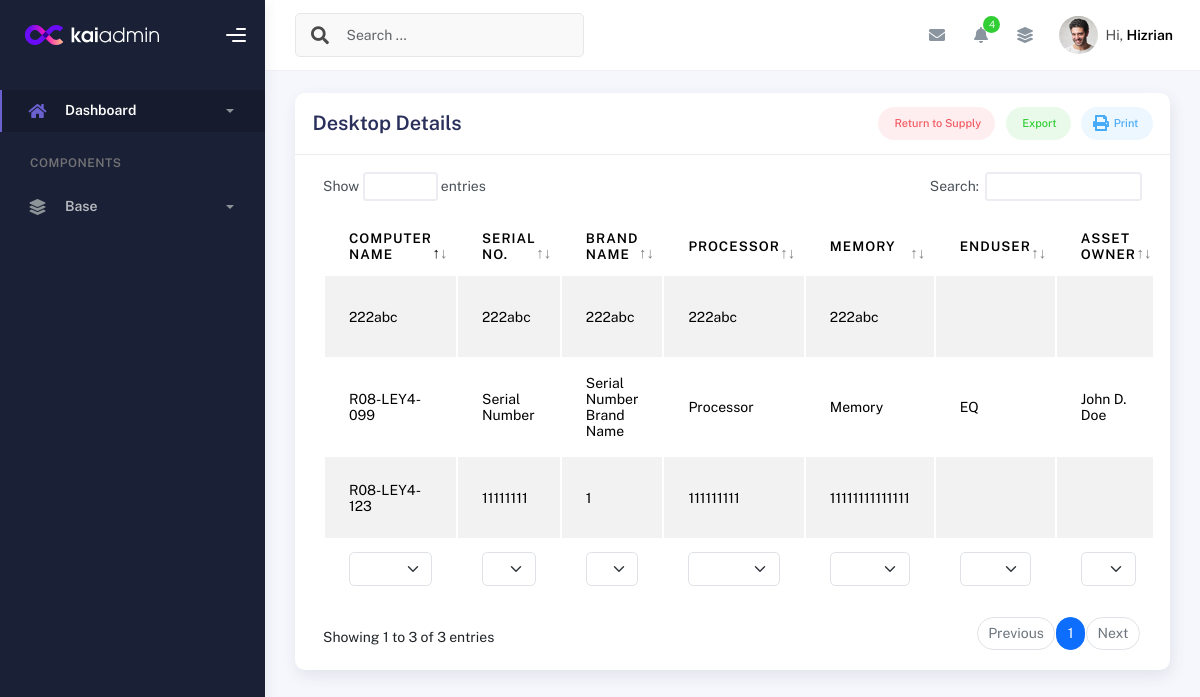
The page /desktop_details/ on the database as committed earlier.
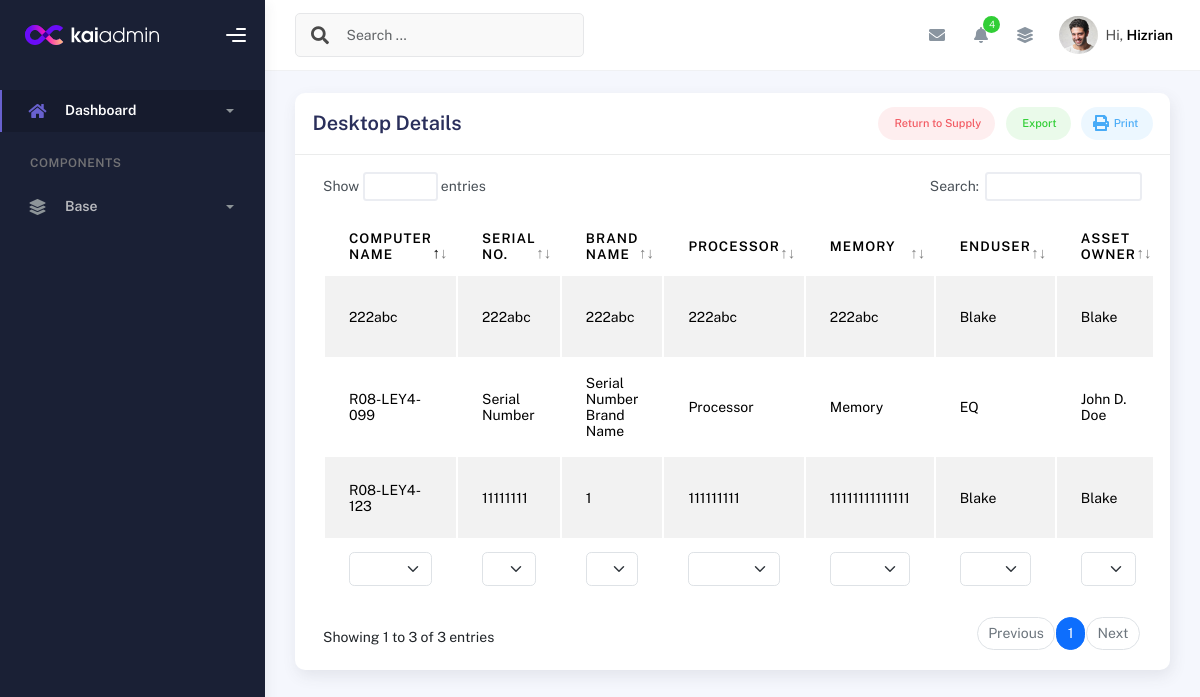
The same page on the database as committed later.
### inventory/models.py (models this page shows, shortened)
class DesktopDetails(models.Model):
    id = models.IntegerField(primary_key=True)  # Allow manual assignment
    desktop_package = models.ForeignKey(Desktop_Package, related_name='desktop_details', on_delete=models.CASCADE)
    serial_no = models.CharField(max_length=255)
    computer_name = models.CharField(max_length=255, unique=True, null=True)
    brand_name = models.CharField(max_length=255)
    model = models.CharField(max_length=255, null=True)
    processor = models.CharField(max_length=33, null=True)
    memory = models.CharField(max_length=100, null=True)
    drive = models.CharField(max_length=332, null=True)
    asset_owner = models.CharField(max_length=255, null=True)
    desktop_Graphics = models.CharField(max_length=100, blank=True, null=True)
    desktop_Graphics_Size = models.CharField(max_length=100, blank=True, null=True)
    desktop_OS = models.CharField(max_length=100, blank=True, null=True)
    desktop_Office = models.CharField(max_length=100, blank=True, null=True)
    desktop_OS_keys = models.CharField(max_length=100, blank=True, null=True)
    desktop_Office_keys = models.CharField(max_length=100, blank=True, null=True)
    is_disposed = models.BooleanField(default=False)  # To indicate if the Desktop is disposed
    created_at = models.DateTimeField(default=timezone.now)  # Date when the desktop was added

class UserDetails(models.Model):
    id = models.IntegerField(primary_key=True)  # Allow manual assignment
    desktop_package_db = models.ForeignKey(Desktop_Package, related_name='user', on_delete=models.CASCADE, null=True)
    user_Asset_owner = models.CharField(max_length=100, blank=True, null=True)
    user_Asset_designation = models.CharField(max_length=100, blank=True, null=True)
    user_Asset_section = models.CharField(max_length=100, blank=True, null=True)
    user_Enduser = models.CharField(max_length=100, blank=True, null=True)
    user_Enduser_designation = models.CharField(max_length=100, blank=True, null=True)
    user_Enduser_section = models.CharField(max_length=100, blank=True, null=True)

### inventory/views.py (the view)
# urls.py: path('desktop_details/', views.desktop_package_base, name='desktop_details'),  # URL pattern for desktop details
def desktop_package_base(request):
    desktop_details = DesktopDetails.objects.all()
    desktops_with_items = []
    for desktop in desktop_details:
        keyboards = KeyboardDetails.objects.filter(desktop_package=desktop.desktop_package, is_disposed=False)
        user = UserDetails.objects.filter(desktop_package_db=desktop.desktop_package)
        desktops_with_items.append({
            'desktop': desktop,
            'keyboards': keyboards,  # This can have multiple entries per desktop
            'user': user
        })
    return render(request, 'desktop_details.html', {
        'desktops_with_items': desktops_with_items,
    })

### templates/desktop_details.html (shortened to what this page needs)
{% extends 'base.html' %}
{% block content %}
<div class="container">
  <div class="page-inner">
    <div class="row">
      <div class="col-md-12">
        <div class="card">
          <div class="card-header">
            <div class="card-head-row">
              <h4 class="card-title">Desktop Details</h4>
              <div class="card-tools">
                <a href="#" class="btn btn-label-danger btn-round btn-sm me-2">
                  Return to Supply
                </a>
                <a href="#" class="btn btn-label-success btn-round btn-sm me-2">
                  Export
                </a>
                <a href="#" class="btn btn-label-info btn-round btn-sm">
                  Print
                </a>
              </div>
            </div>
          </div>
          <div class="card-body">
            <div class="table-responsive">
              <table id="multi-filter-select" class="display table table-striped table-hover">
                <thead>
                  <tr>
                    <th>Computer Name</th>
                    <th>Serial No.</th>
                    <th>Brand Name</th>
                    <th>Processor</th>
                    <th>Memory</th>
                    <th>Enduser</th>
                    <th>Asset Owner</th>
                  </tr>
                </thead>
                <tfoot>
                  <tr>
                    <th>Computer Name</th>
                    <th>Serial No.</th>
                    <th>Model</th>
                    <th>Processor</th>
                    <th>Memory</th>
                    <th>Enduser</th>
                    <th>Asset Owner</th>
                  </tr>
                </tfoot>
                <tbody>
                  <tr>{% for item in desktops_with_items %}
                    <td>{{ item.desktop.computer_name }}</td>
                    <td>{{ item.desktop.serial_no }}</td>
                    <td>{{ item.desktop.brand_name }}</td>
                    <td>{{ item.desktop.processor }}</td>
                    <td>{{ item.desktop.memory }}</td>
                    <td>
                      {% for userx in item.user %}
                          {{ userx.user_Enduser }}<br>
                      {% endfor %}
                  </td>
                    <td>
                      {% for userx in item.user %}
                          {{ userx.user_Asset_owner }}<br>
                      {% endfor %}
                  </td>
                  </tr>
                  {% endfor %}
                </tbody>
              </table>
            </div>
          </div>
        </div>
      </div>
    </div>
  </div>
</div>
{% endblock %}

Rows that differ between the two databases and show on the page:
added UserDetails: user_Enduser "Blake", user_Asset_owner "Blake", shown under DesktopDetails "R08-LEY4-123"
added UserDetails: user_Enduser "Blake", user_Asset_owner "Blake", shown under DesktopDetails "222abc"
